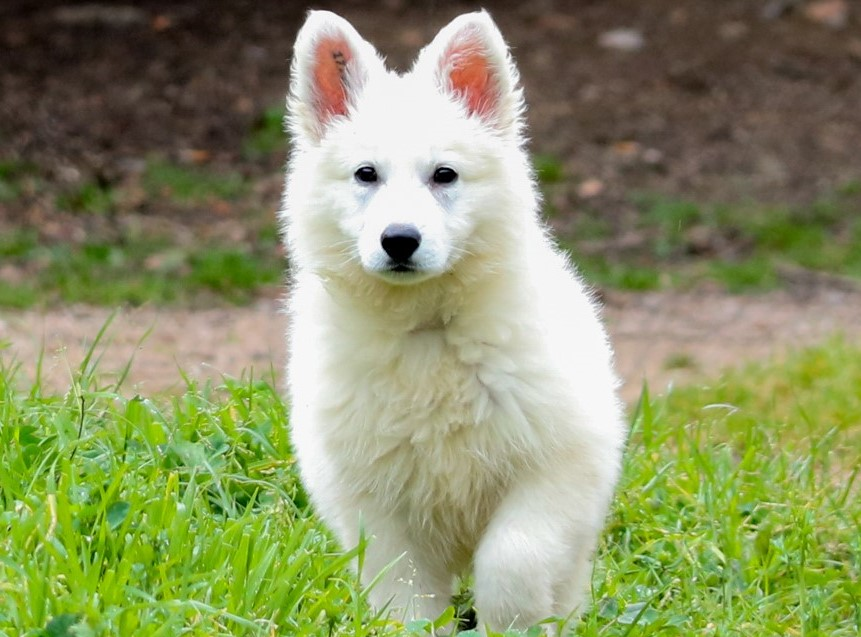
#> input picture Image1.png, 861 x 637 px
$ jupyter execute --allow-errors 'Méthodologie.ipynb'   (shell and % lines are left out)
#> lines starting #> are read from the running program, lines starting #| are printed output that depends on the picture
# Introduction
Dans ce second notebook, on cherche à implémenter chacune des étapes du format JPEG. Ce notebook a donc été mis en place pour représenter les fonctions imaginées par notre groupe afin de réaliser la conversion JPEG selon notre compréhension des étapes. ¨Pour réaliser nos tests, nous allons utiliser une image de 637 pixels de largeur, 861 pixels de hauteur et utilisant les 3 canaux de couleur (R,G,B). Nous retrouvons ces informations ci-dessous. Nous réprésentons l'image comme une matrice de pixels.

[cell 1]
from PIL import Image
import numpy as np
from PIL import ImageOps
from IPython.display import display
from PIL import Image
import matplotlib.pyplot as plt
import io
import os

# Partie 1: Traitement des couleurs

## Ouverture de l'image

[cell 2]
# Charger l'image RGB
image_path = './Image1.png'
try:
    image = Image.open(image_path)
#> image is the input picture: PIL image 861x637 RGB; mean R, G, B 139.4, 146.5, 102.4
except FileNotFoundError:
    print(f"Erreur : Fichier '{image_path}' introuvable.")

# Convertir l'image en une matrice NumPy de pixels
matrice_pixel = np.array(image)
print("Dimensions de la matrice des pixels:" , matrice_pixel.shape)
#| Dimensions de la matrice des pixels: (637, 861, 3)

## Conversion modèle RGB vers YCbCr
L'image originale est généralement enregistrée dans le format RGB, qui utilise trois canaux pour représenter les couleurs. La première étape consiste à convertir l'image en espace colorimétrique YCbCr, où le canal Y (luminance) représente l'information de luminosité, tandis que les canaux Cb et Cr (chrominance) contiennent l'information de couleur. Cette conversion simplifie le processus de compression car elle sépare la luminance et la chrominance.

[cell 3]
def rgb_to_ycbcr(rgb_image):
    # Convertir une image RGB en espace colorimétrique YCbCr
    if rgb_image.mode != 'RGB':
        raise ValueError("L'image doit être en mode RGB.")

    # Extraire les canaux RGB
    r, g, b = rgb_image.split()

    # Convertir en tableaux NumPy
    r_array = np.array(r, dtype=np.float32)
    g_array = np.array(g, dtype=np.float32)
    b_array = np.array(b, dtype=np.float32)

    # Appliquer la conversion YCbCr
    y_array = 0.299 * r_array + 0.587 * g_array + 0.114 * b_array
    cb_array = 128 - 0.1687 * r_array - 0.3313 * g_array + 0.5 * b_array
    cr_array = 128 + 0.5 * r_array - 0.419 * g_array - 0.081 * b_array

    # Limiter les valeurs aux plages valides
    y_array = np.clip(y_array, 0, 255)
    cb_array = np.clip(cb_array, 0, 255)
    cr_array = np.clip(cr_array, 0, 255)

    # Regrouper les canaux Y, Cb, Cr
    ycbcr_array = np.stack((y_array, cb_array, cr_array), axis=-1)

    # Convertir les valeurs en entiers non signés 8 bits
    ycbcr_array = ycbcr_array.astype('uint8')

    # Créer une image YCbCr à partir du tableau NumPy
    ycbcr_image = Image.fromarray(ycbcr_array)

    return ycbcr_image

# Appliquer la conversion et le sous-échantillonnage
ycbcr_image = rgb_to_ycbcr(image)
#> in rgb_to_ycbcr, `r, g, b = rgb_image.split()`:
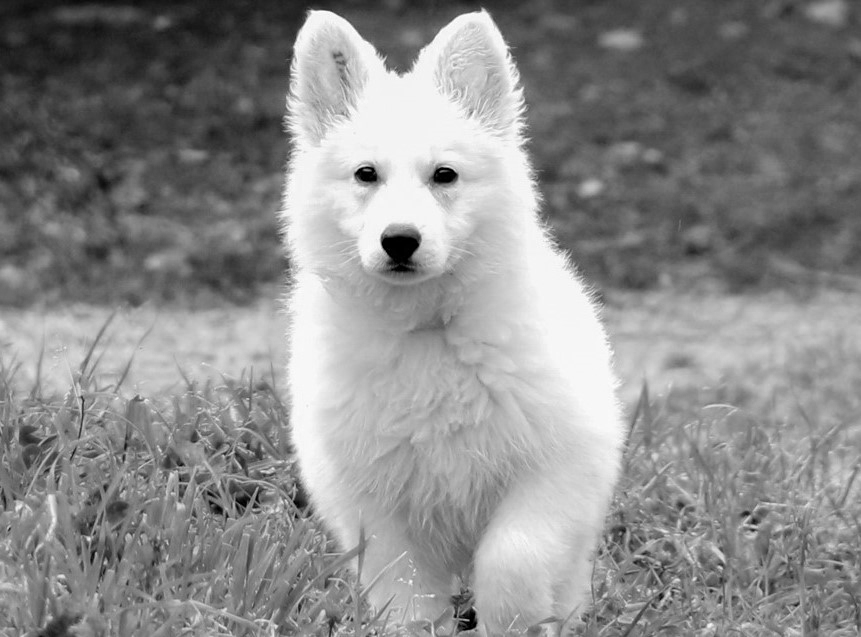
#> r: PIL image 861x637 L; min 0, max 255, mean 139.4
#> in rgb_to_ycbcr, `r, g, b = rgb_image.split()`:
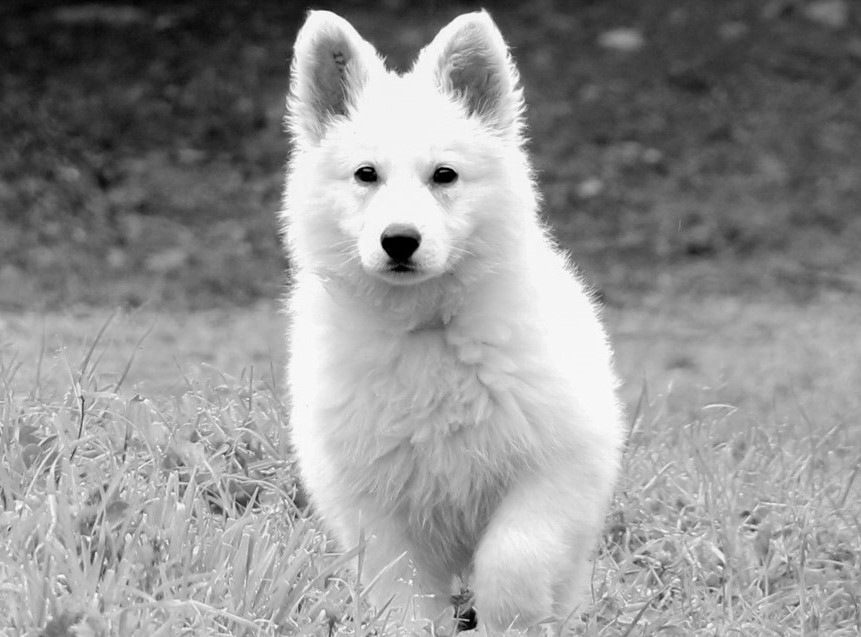
#> g: PIL image 861x637 L; min 0, max 255, mean 146.5
#> in rgb_to_ycbcr, `r, g, b = rgb_image.split()`:
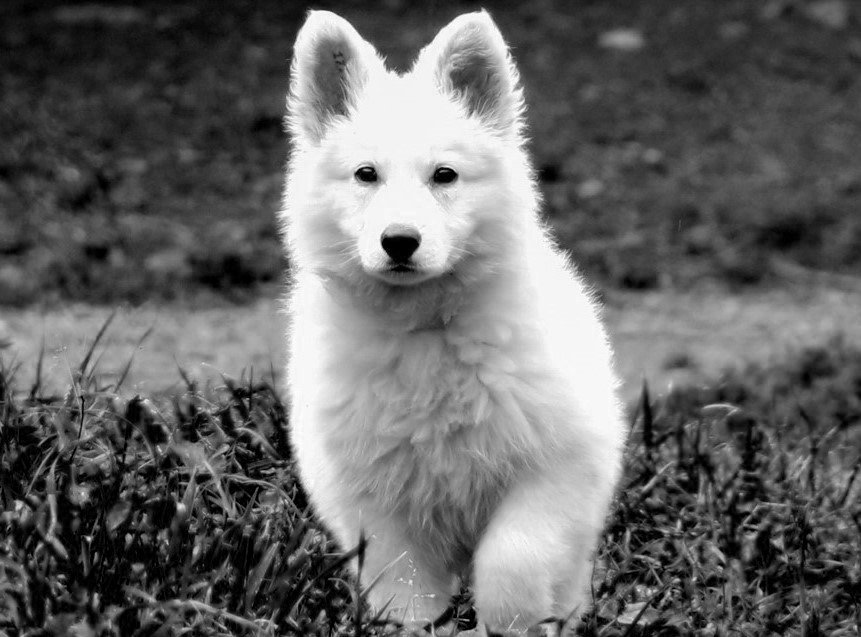
#> b: PIL image 861x637 L; min 0, max 255, mean 102.4
#> in rgb_to_ycbcr, `y_array = 0.299 * r_array + 0.587 * g_array + 0.114 * b_array`:
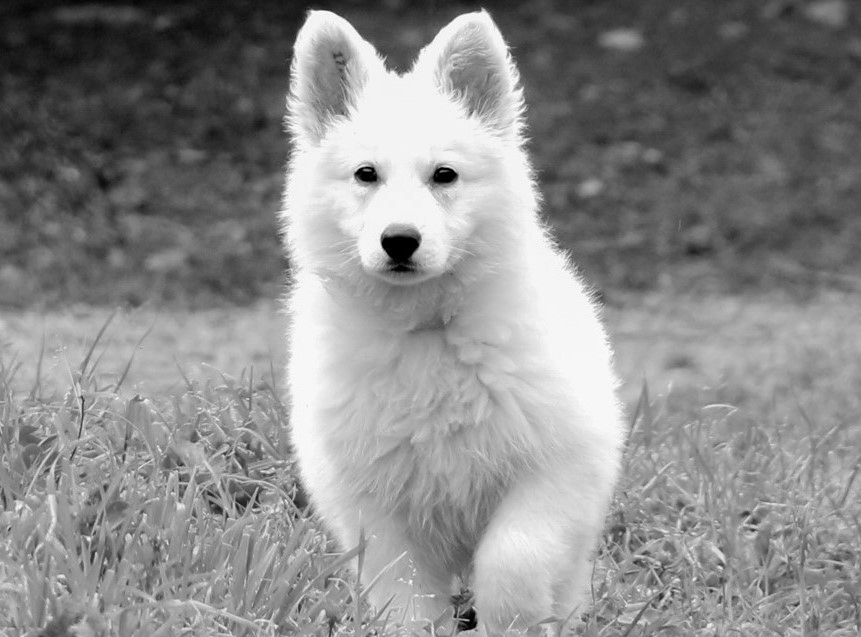
#> y_array: shape (637, 861) float32; min 0, max 255, mean 139.4
#> in rgb_to_ycbcr, `cb_array = 128 - 0.1687 * r_array - 0.3313 * g_array + 0.5 * b_array`:
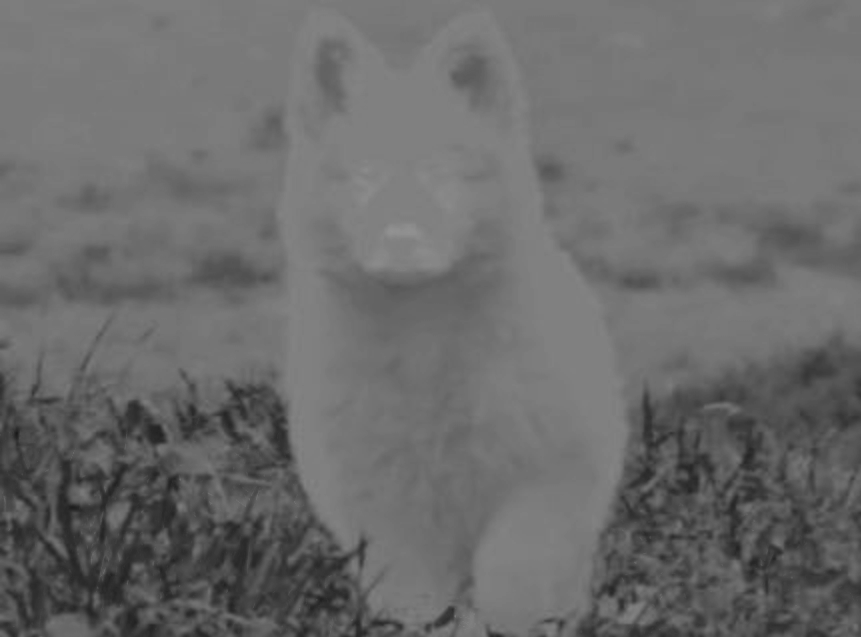
#> cb_array: shape (637, 861) float32; min 25.77, max 147.2, mean 107.1
#> in rgb_to_ycbcr, `cr_array = 128 + 0.5 * r_array - 0.419 * g_array - 0.081 * b_array`:
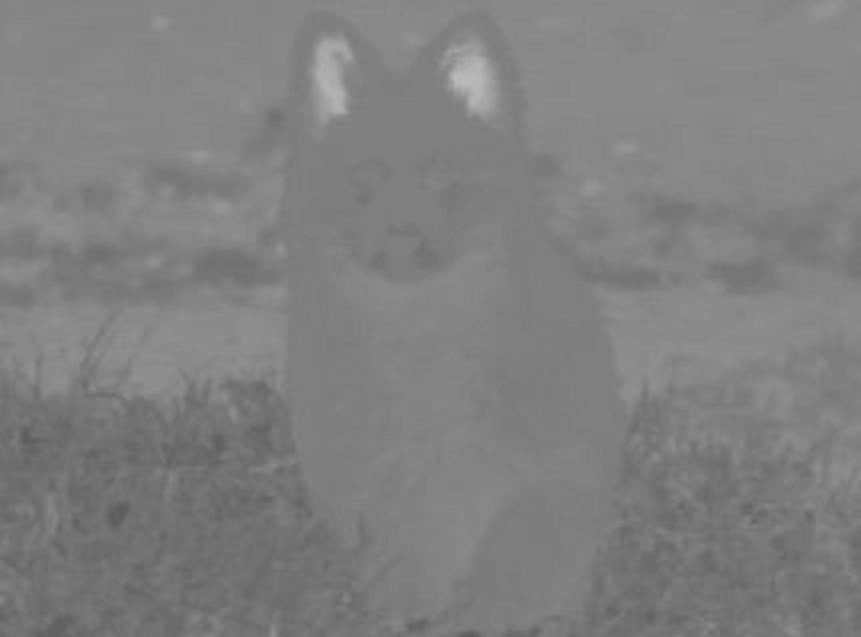
#> cr_array: shape (637, 861) float32; min 90.78, max 190.2, mean 128
#> in rgb_to_ycbcr, `ycbcr_array = np.stack((y_array, cb_array, cr_array), axis=-1)`:
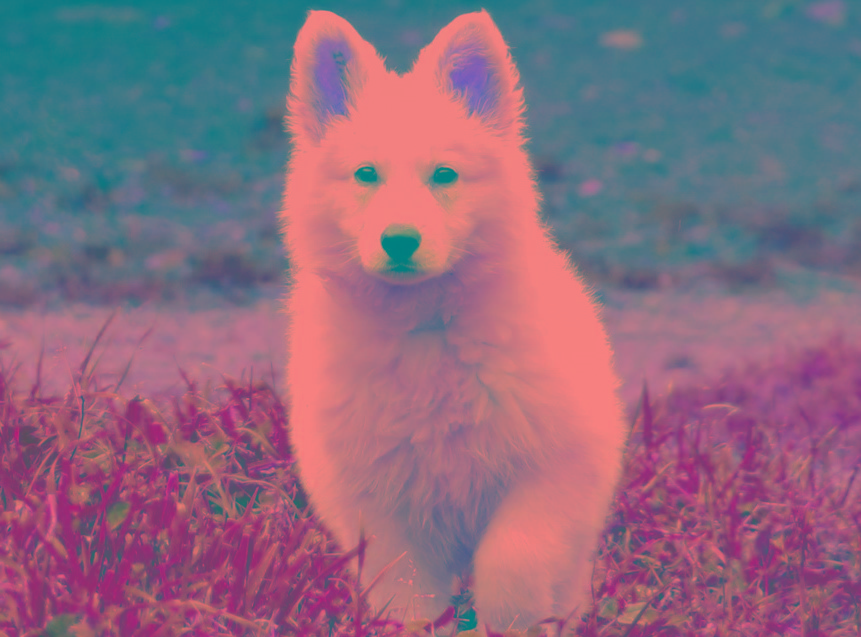
#> ycbcr_array: shape (637, 861, 3) float32; mean of channels 0, 1, 2 139.4, 107.1, 128; drawn as R, G, B

# Convertir en tableau NumPy
ycbcr_array = np.array(ycbcr_image)

# Définir la taille du bloc
block_size = 2

# Obtenez la hauteur et la largeur de l'image
height, width, _ = ycbcr_array.shape
#> height = 637; width = 861

# Créer une copie de l'image pour stocker le résultat
ycbcr_array_averaged = ycbcr_array.copy()

# Diviser l'image en blocs 2x2 et faire la moyenne des pixels pour chaque bloc
for i in range(0, height, block_size):
    for j in range(0, width, block_size):
        # Extraire un bloc 2x2 de l'image Y
        block = ycbcr_array[i:i+block_size, j:j+block_size, 0]

        # Calculer la moyenne des pixels dans le bloc
        average_value = np.mean(block)

        # Remplacer tous les pixels du bloc par la moyenne calculée
        ycbcr_array_averaged[i:i+block_size, j:j+block_size, 0] = average_value


ycbcr_array = ycbcr_array_averaged

## Sous-echantillonage chrominance
Les canaux Cb et Cr sont souvent sous-échantillonnés (diminution de la résolution) par rapport au canal Y, car la perception humaine est plus sensible à la luminance qu'à la chrominance. Cela réduit la quantité d'information à traiter.

[cell 4]
ycbcr_image_after_subsampling = Image.fromarray(ycbcr_array.astype(np.uint8), 'YCbCr')

# Créer une figure avec 1 ligne et 3 colonnes
#> (the rest of this cell did not finish here and is left out)

# Partie 2 : Traitement de signal , de hautes fréquences et encodeur jpeg

## Centralisation sur 128
Pour faciliter la représentation des coefficients DCT (Transformée en cosinus discrète), la valeur moyenne de 128 est soustraite de tous les pixels. Cela recentre les valeurs autour de zéro.

[cell 5]
def centralisation(ycbcr_array):
    # Créer une matrice de soustraction de 128 avec la même forme que ycbcr_array
    soustraction_128 = np.full_like(ycbcr_array, 128, dtype=int)

    # Soustraire individuellement 128 à chaque valeur
    ycbcr_centralized = ycbcr_array - soustraction_128

    # [6 lines of commented-out code are left out]
    return ycbcr_centralized

# Appeler la fonction avec votre ycbcr_array
ycbcr_array = centralisation(ycbcr_array)

## Application de la DCT
Chaque bloc de l'image est transformé en utilisant la DCT, qui permet de représenter l'information dans le domaine fréquentiel. Les coefficients DCT représentent la contribution de différentes fréquences spatiales dans chaque bloc.

[cell 6]
def generate_P(N):
    dct_matrix = np.zeros((N, N))
    for u in range(N):
        for x in range(N):
            if u == 0:
                dct_matrix[u, x] = 1 / np.sqrt(N)
            else:
                dct_matrix[u, x] = np.sqrt(2/N) * np.cos((2*x + 1) * u * np.pi / (2 * N))
    return np.transpose(dct_matrix)

def apply_dct(ycbcr_dct):
    height, width, channels = ycbcr_dct.shape
    # Ajuster height et width pour qu'ils soient des multiples de 8
    height = (height // 8) * 8
    width = (width // 8) * 8

    F = np.zeros((height, width, channels))
    for channel in range(channels):
        for i in range(0, height, 8):
            for j in range(0, width, 8):
                # Extraire un bloc 8x8 de coefficients DCT
                block = ycbcr_dct[i:min(i+8, height), j:min(j+8, width), channel]

                # Ajuster la taille de P à la taille du bloc
                P = generate_P(8)

                P_adjusted = P[:block.shape[0], :block.shape[1]]
                # Ajuster la taille du bloc à 8x8
                adjusted_block = np.zeros((8, 8))
                adjusted_block[:block.shape[0], :block.shape[1]] = block

                # Calcule F associé au bloc
                F[i:i+8, j:j+8, channel] = P.T @ adjusted_block @ P

    return F

## Quantification
 Les coefficients DCT sont quantifiés en réduisant la précision de certains coefficients. Pour cela on divise par une matrice de quantification que nous avons contruite, ce qui permet de représenter l'image de manière plus compacte

[cell 7]
import huffman
from collections import defaultdict

def quantize_dct(F, quantization_matrix_Y, quantization_matrix_cbcr):
    height, width, channels = F.shape
    quantized_F = np.zeros_like(F)

    for channel in range(channels):
        quantization_matrix = quantization_matrix_Y if channel == 0 else quantization_matrix_cbcr

        for i in range(0, height, 8):
            for j in range(0, width, 8):
                # Extraire un bloc 8x8 de coefficients F
                block = F[i:i+8, j:j+8, channel]

                # Diviser chaque élément du bloc par l'inverse de la matrice de quantification
                quantized_block_float = block / quantization_matrix
                quantized_block = quantized_block_float.astype(int)

                # Assigner le bloc quantifié à la matrice résultante
                quantized_F[i:i+8, j:j+8, channel] = quantized_block

    return quantized_F


import numpy as np

def generate_quantization_matrix(K, size=8):
    quantization_matrix = np.zeros((size, size))

    for i in range(size):
        for j in range(size):
            quantization_matrix[i, j] = 1 + K * (i + j + 1)

    return quantization_matrix

[cell 8]
result_dct = apply_dct(ycbcr_array)
#> after the loop in apply_dct, `for channel in range(channels):`:
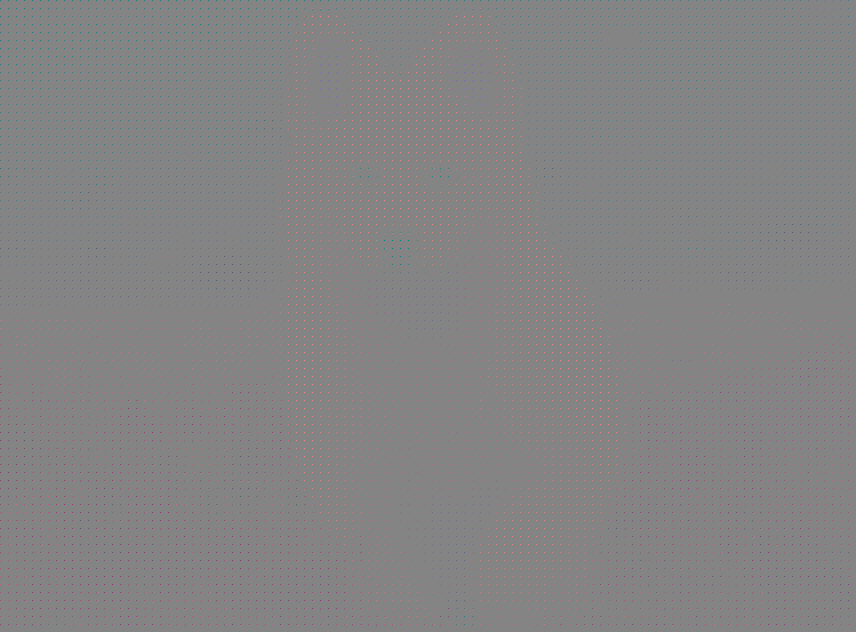
#> F: shape (632, 856, 3) float64; mean R, G, B 1.3, -2.6, 0; drawn with min black and max white
# Exemple d'utilisation de la quantification
K = 1  # Valeur de K (facteur de qualité)  en variant la valeur de K , l'image final est modifiée : plus K est grand , plus l'image est très compréssé
quantization_matrix = generate_quantization_matrix(K)
quantization_matrix_y = generate_quantization_matrix(25) # si on augmente image final se dégrade très vite
quantization_matrix_c = generate_quantization_matrix(25) # partie cb cr pas de dégradation rapide
quantized_result = quantize_dct(result_dct, quantization_matrix_y, quantization_matrix_c)

# Afficher l'image comprimée après DCT et quantification
plt.imshow(quantized_result)
#> (this line was passed over: IPython is not available in this run)
plt.title("Image compressée après DCT et quantification")
#> (this line was passed over: IPython is not available in this run)
plt.show()
np.save('quantized_data.npy', quantized_result)

Cela nécessite un effort visuel, mais on peut remarquer que des points de couleurs apparaissent. On comprend ici qu'une grande partie des coefficients vaut 0 et que les fréquences qui impactent la formation des bloc sont finalement peu parmi les 64 possibilités.

[cell 9]
# Sélectionner un bloc 8x8 de l'image (ici, supposons que le bloc est dans le coin supérieur gauche)
block = ycbcr_array[:8, :8]

# Appliquer la DCT au bloc sélectionné
dct_block = apply_dct(block)

# Afficher le bloc original et le bloc après DCT
plt.figure(figsize=(8, 4))
#> (this line was passed over: IPython is not available in this run)

plt.subplot(1, 2, 1)
#> (this line was passed over: IPython is not available in this run)
plt.imshow(block)
#> (this line was passed over: IPython is not available in this run)
plt.title('Bloc Original')
#> (this line was passed over: IPython is not available in this run)

plt.subplot(1, 2, 2)
#> (this line was passed over: IPython is not available in this run)
